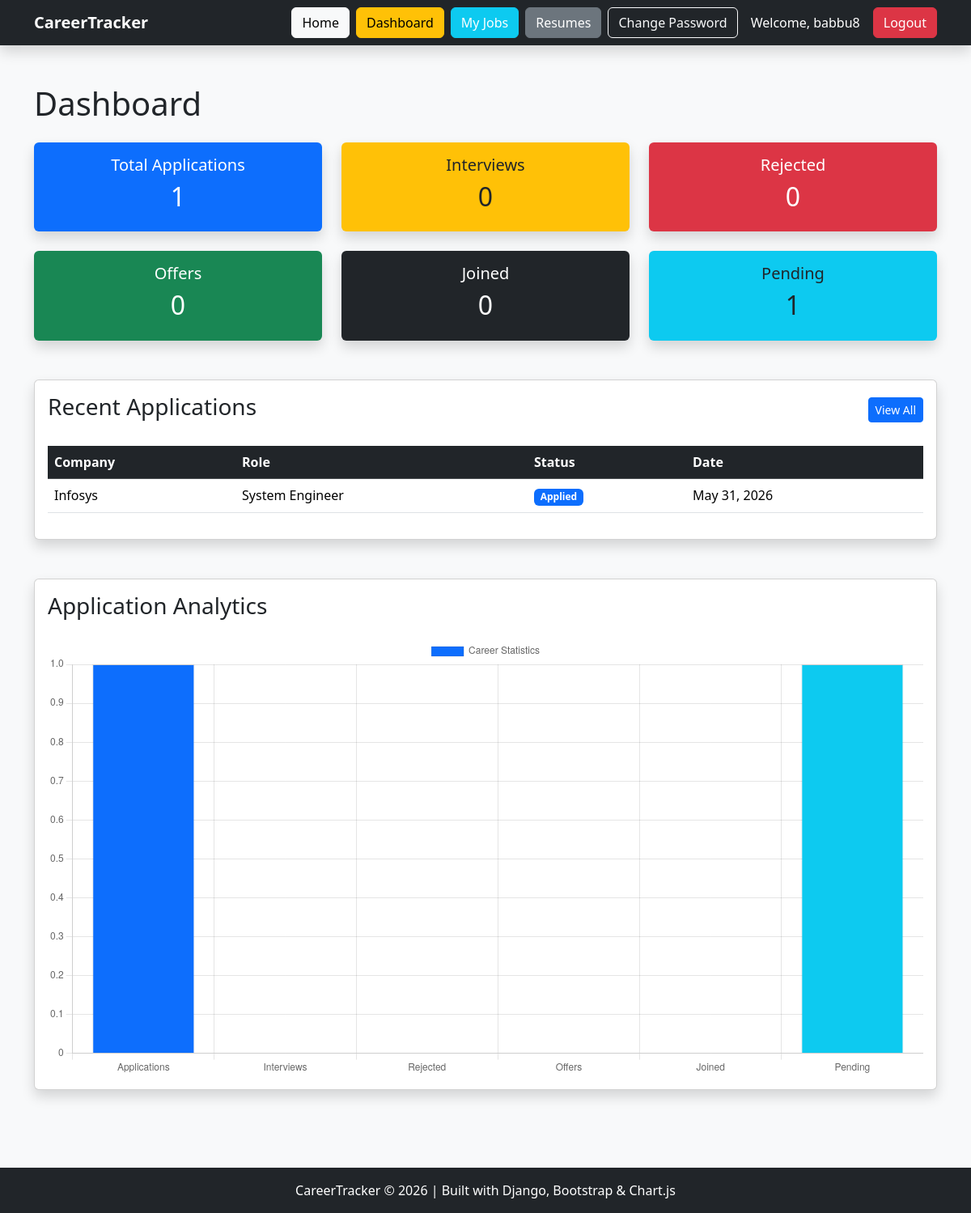
The app's page /dashboard/ (signed in) with its own data.
### jobs/models.py (models this page shows, shortened)
class JobApplication(models.Model):
    STATUS_CHOICES = [
        ('Applied', 'Applied'),
        ('OA Scheduled', 'OA Scheduled'),
        ('Interview Scheduled', 'Interview Scheduled'),
        ('HR Round', 'HR Round'),
        ('Rejected', 'Rejected'),
        ('Offer Received', 'Offer Received'),
        ('Joined', 'Joined'),
    ]
    user = models.ForeignKey(
        User,
        on_delete=models.CASCADE
    )
    company_name = models.CharField(max_length=200)
    role = models.CharField(max_length=200)
    location = models.CharField(max_length=200)
    salary = models.CharField(
        max_length=100,
        blank=True
    )
    application_date = models.DateField()
    status = models.CharField(
        max_length=50,
        choices=STATUS_CHOICES,
        default='Applied'
    )
    recruiter_name = models.CharField(
        max_length=200,
        blank=True
    )
    recruiter_email = models.EmailField(
        blank=True
    )
    notes = models.TextField(
        blank=True
    )
    created_at = models.DateTimeField(
        auto_now_add=True
    )
    updated_at = models.DateTimeField(
        auto_now=True
    )

### users/views.py (the view)
@login_required
def dashboard(request):
    jobs = JobApplication.objects.filter(
        user=request.user
    )
    total_applications = jobs.count()
    interviews = jobs.filter(
        status='Interview Scheduled'
    ).count()
    rejected = jobs.filter(
        status='Rejected'
    ).count()
    offers = jobs.filter(
        status='Offer Received'
    ).count()
    joined = jobs.filter(
        status='Joined'
    ).count()
    pending = jobs.exclude(
        status__in=[
            'Rejected',
            'Offer Received',
            'Joined'
        ]
    ).count()
    recent_jobs = jobs.order_by(
        '-created_at'
    )[:5]
    context = {
        'total_applications': total_applications,
        'interviews': interviews,
        'rejected': rejected,
        'offers': offers,
        'joined': joined,
        'pending': pending,
        'recent_jobs': recent_jobs,
    }
    return render(
        request,
        'dashboard.html',
        context
    )

### templates/dashboard.html (shortened to what this page needs)
{% extends 'base.html' %}
{% block content %}
<h1 class="mb-4">
    Dashboard
</h1>
<div class="row">
    <div class="col-md-4 mb-4">
        <div class="card shadow border-0 bg-primary text-white">
            <div class="card-body text-center">
                <h5>Total Applications</h5>
                <h2>{{ total_applications }}</h2>
            </div>
        </div>
    </div>
    <div class="col-md-4 mb-4">
        <div class="card shadow border-0 bg-warning">
            <div class="card-body text-center">
                <h5>Interviews</h5>
                <h2>{{ interviews }}</h2>
            </div>
        </div>
    </div>
    <div class="col-md-4 mb-4">
        <div class="card shadow border-0 bg-danger text-white">
            <div class="card-body text-center">
                <h5>Rejected</h5>
                <h2>{{ rejected }}</h2>
            </div>
        </div>
    </div>
</div>
<div class="row">
    <div class="col-md-4 mb-4">
        <div class="card shadow border-0 bg-success text-white">
            <div class="card-body text-center">
                <h5>Offers</h5>
                <h2>{{ offers }}</h2>
            </div>
        </div>
    </div>
    <div class="col-md-4 mb-4">
        <div class="card shadow border-0 bg-dark text-white">
            <div class="card-body text-center">
                <h5>Joined</h5>
                <h2>{{ joined }}</h2>
            </div>
        </div>
    </div>
    <div class="col-md-4 mb-4">
        <div class="card shadow border-0 bg-info text-dark">
            <div class="card-body text-center">
                <h5>Pending</h5>
                <h2>{{ pending }}</h2>
            </div>
        </div>
    </div>
</div>
<div class="card shadow mt-4">
    <div class="card-body">
        <div class="d-flex justify-content-between align-items-center mb-4">
            <h3>
                Recent Applications
            </h3>
            <a href="{% url 'job_list' %}"
               class="btn btn-sm btn-primary">
                View All
            </a>
        </div>
        <div class="table-responsive">
            <table class="table table-hover align-middle">
                <thead class="table-dark">
                    <tr>
                        <th>Company</th>
                        <th>Role</th>
                        <th>Status</th>
                        <th>Date</th>
                    </tr>
                </thead>
                <tbody>
                    {% for job in recent_jobs %}
                    <tr>
                        <td>
                            {{ job.company_name }}
                        </td>
                        <td>
                            {{ job.role }}
                        </td>
                        <td>
                            {% if job.status == 'Applied' %}
                                <span class="badge bg-primary">
                                    Applied
                                </span>
                            {% elif job.status == 'Interview Scheduled' %}
                                <span class="badge bg-warning text-dark">
                                    Interview
                                </span>
                            {% elif job.status == 'Rejected' %}
                                <span class="badge bg-danger">
                                    Rejected
                                </span>
                            {% elif job.status == 'Offer Received' %}
                                <span class="badge bg-success">
                                    Offer
                                </span>
                            {% elif job.status == 'Joined' %}
                                <span class="badge bg-dark">
                                    Joined
                                </span>
                            {% else %}
                                <span class="badge bg-secondary">
                                    {{ job.status }}
                                </span>
                            {% endif %}
                        </td>
                        <td>
                            {{ job.application_date }}
                        </td>
                    </tr>
                    {% endfor %}
                </tbody>
            </table>
        </div>
    </div>
</div>
<div class="card shadow mt-5 mb-5">
    <div class="card-body">
        <h3 class="mb-4">
            Application Analytics
        </h3>
        <canvas id="jobChart"></canvas>
    </div>
</div>
{% endblock %}
{% block scripts %}
<script>
document.addEventListener('DOMContentLoaded', function () {
    // Django Values
    const totalApplications = Number('{{ total_applications }}');
    const interviews = Number('{{ interviews }}');
    const rejected = Number('{{ rejected }}');
    const offers = Number('{{ offers }}');
    const joined = Number('{{ joined }}');
    const pending = Number('{{ pending }}');
    // Chart Context
    const ctx = document.getElementById('jobChart');
    // Chart Initialization
    new Chart(ctx, {
        type: 'bar',
        data: {
            labels: [
                'Applications',
                'Interviews',
                'Rejected',
                'Offers',
                'Joined',
                'Pending'
            ],
            datasets: [{
                label: 'Career Statistics',
                data: [
                    totalApplications,
                    interviews,
                    rejected,
                    offers,
                    joined,
                    pending
                ],
                backgroundColor: [
                    '#0d6efd',
                    '#ffc107',
                    '#dc3545',
                    '#198754',
                    '#212529',
                    '#0dcaf0'
                ],
                borderWidth: 1
            }]
        },
        options: {
            responsive: true,
            plugins: {
                legend: {
                    display: true
                }
            },
            scales: {
                y: {
                    beginAtZero: true
                }
            }
        }
    });
});
</script>
{% endblock %}

### templates/base.html (shortened to what this page needs)
{% load static %}
<!DOCTYPE html>
<html lang="en">
<head>
    <link href="https://cdn.jsdelivr.net/npm/bootstrap@5.3.3/dist/css/bootstrap.min.css"
          rel="stylesheet">
    <link rel="stylesheet"
          href="{% static 'css/style.css' %}">
</head>
<body class="bg-light d-flex flex-column min-vh-100">
    <nav class="navbar navbar-expand-lg navbar-dark bg-dark shadow">
        <div class="container">
            <a class="navbar-brand fw-bold"
               href="{% url 'home' %}">
                CareerTracker
            </a>
            <div class="collapse navbar-collapse"
                 id="navbarContent">
                <div class="ms-auto d-flex flex-wrap gap-2 mt-3 mt-lg-0 align-items-center">
                    <a href="{% url 'home' %}"
                       class="btn btn-light">
                        Home
                    </a>
                    {% if user.is_authenticated %}
                        <a href="{% url 'dashboard' %}"
                           class="btn btn-warning">
                            Dashboard
                        </a>
                        <a href="{% url 'job_list' %}"
                           class="btn btn-info text-white">
                            My Jobs
                        </a>
                        <a href="{% url 'resume_list' %}"
                           class="btn btn-secondary">
                            Resumes
                        </a>
                        <a href="{% url 'password_change' %}"
                           class="btn btn-outline-light">
                            Change Password
                        </a>
                        <span class="text-white px-2">
                            Welcome, {{ user.username }}
                        </span>
                        <form action="{% url 'logout' %}"
                              method="POST"
                              class="d-inline">
                            <button type="submit"
                                    class="btn btn-danger">
                                Logout
                            </button>
                        </form>
                    {% endif %}
                </div>
            </div>
        </div>
    </nav>
    <main class="container mt-5 mb-5 flex-grow-1">
        {% block content %}
        {% endblock %}
    </main>
    <footer class="bg-dark text-white text-center p-3 mt-auto">
        CareerTracker © 2026 |
        Built with Django, Bootstrap & Chart.js
    </footer>
    {% block scripts %}
    {% endblock %}
</body>
</html>

### static/css/style.css (style rules this page uses)
.card { transition: transform 0.3s ease; }
.table { background-color: white; }

### records on screen
JobApplication: company_name "Infosys", role "System Engineer", status "Applied", application_date "May 31, 2026"

### other values on screen
{{ user.username }} "babbu8"
{{ total_applications }} "1"
{{ interviews }} "0"
{{ rejected }} "0"
{{ offers }} "0"
{{ joined }} "0"
{{ pending }} "1"
chart data {{ total_applications }} 1
chart data {{ interviews }} 0
chart data {{ rejected }} 0
chart data {{ offers }} 0
